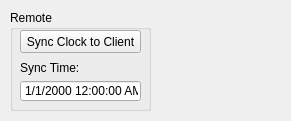
<?xml version="1.0" encoding="UTF-8"?>
<ui version="4.0">
 <class>Form</class>
 <widget class="QWidget" name="Form">
  <property name="geometry">
   <rect>
    <x>0</x>
    <y>0</y>
    <width>291</width>
    <height>121</height>
   </rect>
  </property>
  <property name="sizePolicy">
   <sizepolicy hsizetype="Fixed" vsizetype="Fixed">
    <horstretch>0</horstretch>
    <verstretch>0</verstretch>
   </sizepolicy>
  </property>
  <property name="windowTitle">
   <string>Form</string>
  </property>
  <widget class="QGroupBox" name="gb_Remote">
   <property name="geometry">
    <rect>
     <x>10</x>
     <y>10</y>
     <width>141</width>
     <height>101</height>
    </rect>
   </property>
   <property name="title">
    <string>Remote</string>
   </property>
   <widget class="QDateTimeEdit" name="dt_ClientClock">
    <property name="geometry">
     <rect>
      <x>10</x>
      <y>70</y>
      <width>121</width>
      <height>22</height>
     </rect>
    </property>
    <property name="frame">
     <bool>true</bool>
    </property>
    <property name="readOnly">
     <bool>true</bool>
    </property>
    <property name="buttonSymbols">
     <enum>QAbstractSpinBox::NoButtons</enum>
    </property>
    <property name="displayFormat">
     <string>M/d/yyyy h:mm:ss AP</string>
    </property>
   </widget>
   <widget class="QLabel" name="label">
    <property name="geometry">
     <rect>
      <x>10</x>
      <y>50</y>
      <width>61</width>
      <height>16</height>
     </rect>
    </property>
    <property name="text">
     <string>Sync Time:</string>
    </property>
   </widget>
   <widget class="QPushButton" name="pb_SetClock">
    <property name="geometry">
     <rect>
      <x>10</x>
      <y>20</y>
      <width>121</width>
      <height>23</height>
     </rect>
    </property>
    <property name="text">
     <string>Sync Clock to Client</string>
    </property>
   </widget>
  </widget>
 </widget>
 <resources/>
 <connections/>
</ui>
